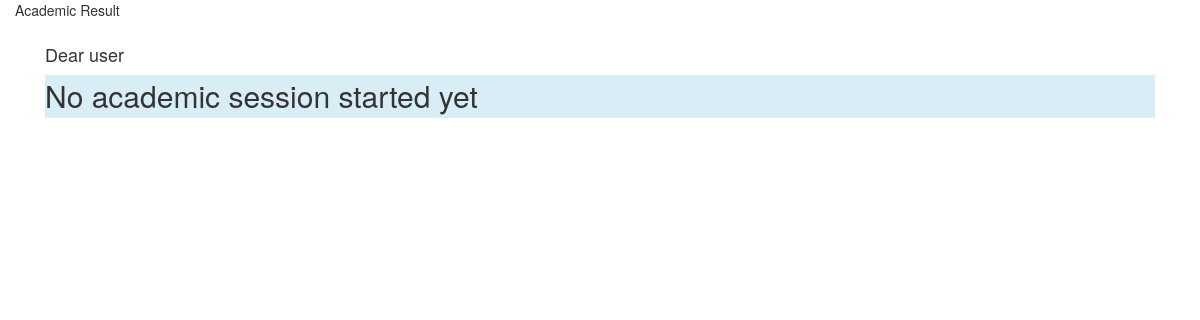
Before: /hryear.php with the older database file.
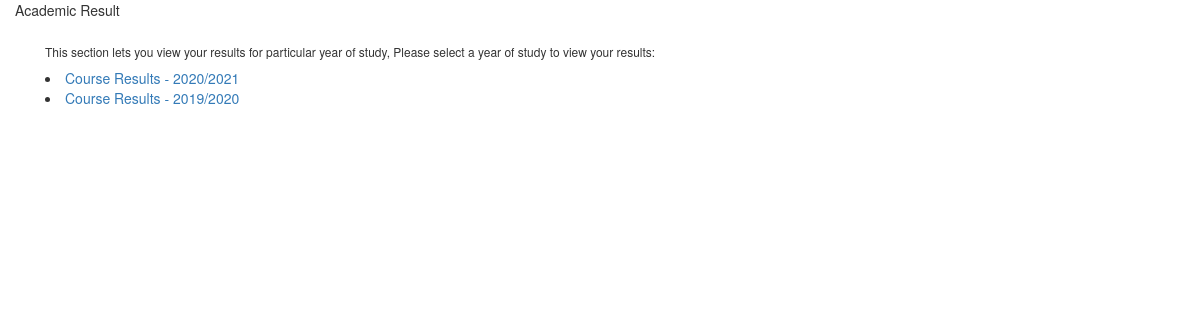
After: the same page with the newer database file.
### tables this page shows
CREATE TABLE `semisterstate` (
  `seID` varchar(20) NOT NULL,
  `sestateID` varchar(20) NOT NULL,
  `sem1st` varchar(20) NOT NULL,
  `sem1end` varchar(20) NOT NULL,
  `sem2st` varchar(20) NOT NULL,
  `sem2end` varchar(20) NOT NULL,
  `sem1state` varchar(20) NOT NULL,
  `sem2state` varchar(20) NOT NULL,
  PRIMARY KEY (`seID`)
);

### hryear.php (the view, shortened to what this page needs)
<!DOCTYPE html>
<html>
<head>
    <link href="../vendor/bootstrap4/css/bootstrap.min.css" rel="stylesheet" id="bootstrap-css">
    <link rel="stylesheet" href="../assets/fonts/fontawesome-all.min.css">
</head>
<body id="page-top">
    <div class="d-flex flex-column" id="content-wrapper">
        <div id="content">
            <div class="container-fluid">
                <div class="row">
                    <div class="col-lg-12 col-xl-12 col-sm-12">
                        <div class="card shadow mb-4">
                            <div class="card-header d-flex justify-content-between align-items-center">
                                Academic Result
                            </div>
                            <div class="card-body">
                                <div class="container">
                                    <div class="panel-body">
                                        <div class="panel-group" id="accordion">
                                            <div id="prog" class="row">
                                                <?php
$a = 0;
$search = "SELECT DISTINCT * FROM `semisterstate` ORDER BY seID DESC";
$returned = mysqli_query($db, $search);
if (mysqli_num_rows($returned) > 0) {
    while ($oursem = mysqli_fetch_assoc($returned)) {
        if ($a == 0) {
            ?>
                                                <div class="col-sm-12 col-md-12">
                                                    <div class="card">
                                                        <div class="card-body">
                                                            <h6 class="card-title font-italic font-weight-bold">This
                                                                section lets you
                                                                view your
                                                                results for particular year of study, Please select a
                                                                year of study to view your results:</h6>
                                                            <?php $a++;}?>
                                                            <li><a
                                                                    href="hresult1.php?year=<?php echo substr($oursem['seID'], 5) ?>">
                                                                    Course Results - <?php echo $oursem['seID'] ?>
                                                                </a></li>
                                                            <?php
$a++;
    }
    ?>
                                                        </div>
                                                    </div>
                                                </div>
                                                <?php
} else {
    ?>
                                                <div class="col-sm-12 col-md-12">
                                                    <div class="card">
                                                        <div class="card-body">
                                                            <h4 class="card-title">Dear user</h4>
                                                            <p class="card-text text-light bg-info"
                                                                style="font-size:30px">No academic
                                                                session started
                                                                yet
                                                            </p>
                                                        </div>
                                                    </div>
                                                </div>
                                                <?php
}
?>
                                            </div>
                                        </div>
                                    </div>
                                </div>
                            </div>
                        </div>
                    </div>
                </div>
            </div>
        </div>
    </div>
</body>
</html>

Changed rows visible on the page:
added semisterstate: seID "2020/2021"
added semisterstate: seID "2019/2020"
Other visible differences:
text no longer shown: "Dear user No academic session started yet"
